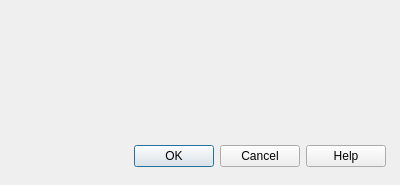
<?xml version="1.0" encoding="UTF-8"?>
<ui version="4.0">
 <class>WizUserServiceExprDialog</class>
 <widget class="QDialog" name="WizUserServiceExprDialog">
  <property name="geometry">
   <rect>
    <x>0</x>
    <y>0</y>
    <width>400</width>
    <height>185</height>
   </rect>
  </property>
  <property name="windowTitle">
   <string>Service expired</string>
  </property>
  <widget class="QDialogButtonBox" name="buttonBox">
   <property name="geometry">
    <rect>
     <x>15</x>
     <y>140</y>
     <width>371</width>
     <height>32</height>
    </rect>
   </property>
   <property name="orientation">
    <enum>Qt::Horizontal</enum>
   </property>
   <property name="standardButtons">
    <set>QDialogButtonBox::Cancel|QDialogButtonBox::Help|QDialogButtonBox::Ok</set>
   </property>
  </widget>
  <widget class="QLabel" name="labelMessage">
   <property name="geometry">
    <rect>
     <x>20</x>
     <y>20</y>
     <width>361</width>
     <height>101</height>
    </rect>
   </property>
   <property name="text">
    <string/>
   </property>
   <property name="alignment">
    <set>Qt::AlignLeading|Qt::AlignLeft|Qt::AlignTop</set>
   </property>
   <property name="wordWrap">
    <bool>true</bool>
   </property>
  </widget>
 </widget>
 <tabstops>
  <tabstop>buttonBox</tabstop>
 </tabstops>
 <resources/>
 <connections>
  <connection>
   <sender>buttonBox</sender>
   <signal>rejected()</signal>
   <receiver>WizUserServiceExprDialog</receiver>
   <slot>reject()</slot>
   <hints>
    <hint type="sourcelabel">
     <x>316</x>
     <y>260</y>
    </hint>
    <hint type="destinationlabel">
     <x>286</x>
     <y>274</y>
    </hint>
   </hints>
  </connection>
 </connections>
</ui>
